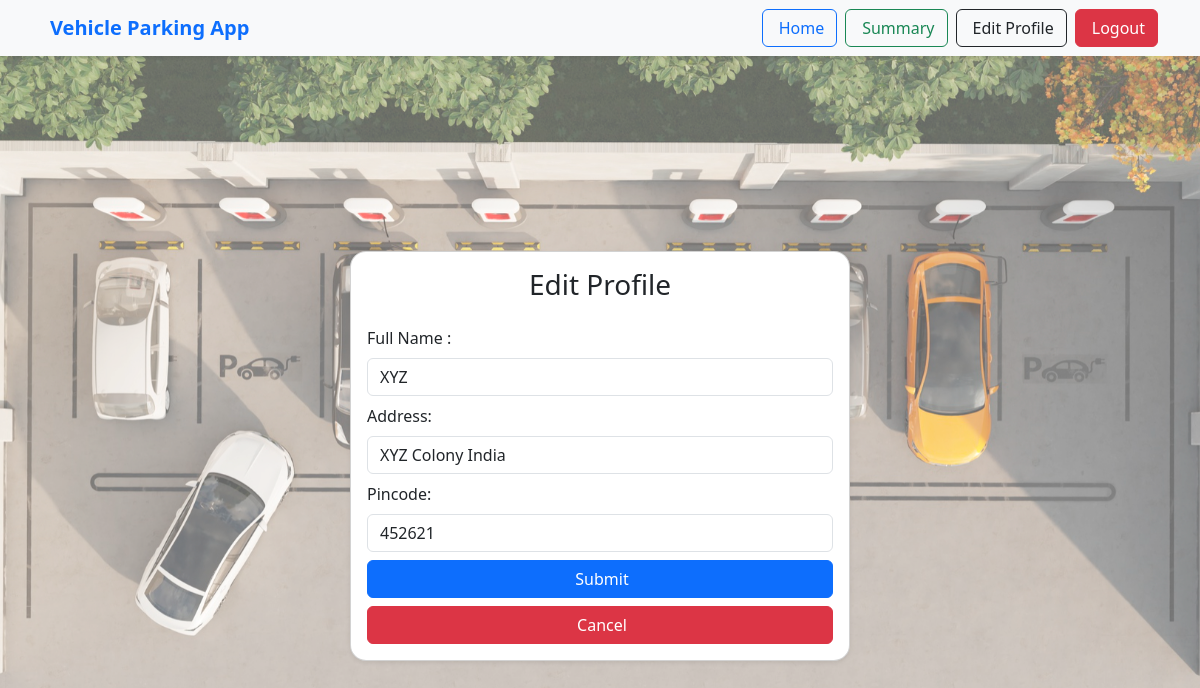
The app's page /edit_profile/2 (signed in) with its own data.
### models/models.py (models this page shows)
class User(db.Model):
    user_id = db.Column(db.Integer, primary_key=True, autoincrement = True )
    user_email = db.Column(db.String(100), unique = True , nullable = False)
    user_password = db.Column(db.String(250), nullable = False)
    user_name = db.Column(db.String(50), nullable = False)
    user_address = db.Column(db.String(250), nullable = True)
    user_pincode = db.Column(db.String(10), nullable = True)
    role_id = db.Column(db.Integer, db.ForeignKey('role.id'), nullable = True)
    role = db.relationship('Role', backref='user', lazy=True)

### controller/routes.py (the view, shortened to what this page needs)
@app.route('/edit_profile/<int:user_id>', methods=['GET', 'POST'])
def edit_profile(user_id):
    if 'user_email' not in session:
        flash('Please log in to edit your profile.', 'error')
        return redirect(url_for('home'))
    user = User.query.get(user_id)
    if not user:
        flash('User not found.', 'error')
        return redirect(url_for('home'))
    if request.method == 'GET':
        return render_template('edit_profile.html', user = user)

### templates/edit_profile.html (shortened to what this page needs)
{% extends 'base.html' %}
{% block content %}
<div class="container-fluid min-vh-100 d-flex justify-content-center align-items-center">
    <div class="card p-3 shadow-sm w-100 rounded-4" style="max-width: 500px;">
        <h3 class="text-center mb-4">Edit Profile</h3>
        <form method="POST" action={{ url_for('edit_profile', user_id=user.user_id) }}>
            <div class="mb-2">
                <label for="name" class="form-label">Full Name :  </label>
                <input type="text" class="form-control" id="name" name="name" placeholder="Enter Full Name" value="{{ user.user_name }}">
            </div>
            <div class="mb-2">
                <label for="address" class="form-label">Address: </label>
                <input class="form-control" id="address" name="address" placeholder="Enter your address" value="{{ user.user_address }}"></input>
            </div>
            <div class="mb-2">
                <label for="pincode" class="form-label">Pincode: </label>
                <input type="text" class="form-control" id="pincode" name="pincode" placeholder="Enter pincode" value="{{ user.user_pincode }}">
            </div>
            <div class="d-grid mb-2">
          <button type="submit" class="btn btn-primary">
            Submit
          </button>
        </div>
        <div class="d-grid">
          <a href="{{ url_for('home') }}" class="btn btn-danger">
            Cancel
          </a>
        </div>
        </form>
    </div>
</div>
{% endblock %}

### templates/base.html (style rules this page uses)
html, body { height: 100%; margin: 0; padding: 0; }
body { background-image: url('/static/back.jpg'); background-size: cover; background-repeat: no-repeat; background-position: center center; }

### records on screen
User: name "XYZ", address "XYZ Colony India", pincode "452621"
